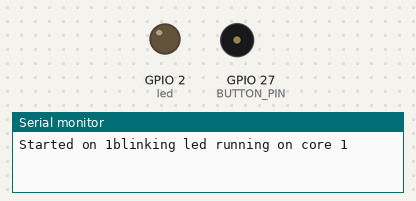
Bench run of a sketch on a simulated ESP32. Parts: output pins drawn as LEDs (lit = HIGH), buzzer (waves = sounding), the last lines printed to the serial monitor. Dashed ring = blinking.

Above: at 0.4 s.
At 0.8 s:
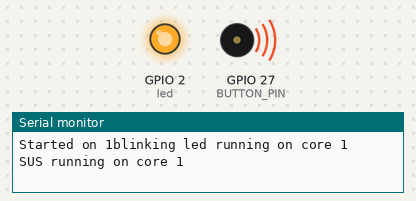
At 1.35 s:
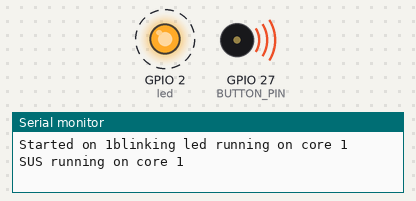
At 36.75 s:
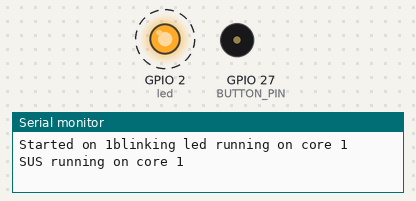
Timing chart, 0 to 40.0 s (numbered marks = the images above):
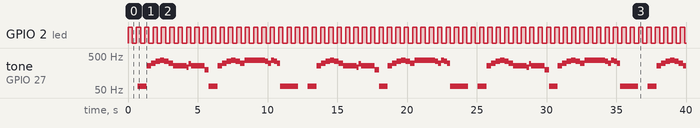

The sketch:

speakertest.ino
```cpp
#include <Tone32.h>
#define BUTTON_PIN 27
#define CHANNEL 0
#define led 2

void adv(unsigned int note, unsigned long del) {
  tone(BUTTON_PIN, note, CHANNEL);
  delay(del);
  noTone(BUTTON_PIN, CHANNEL);
}

void setup() {
  Serial.begin(115200);
  Serial.print("Started on " + String(xPortGetCoreID()));
  pinMode(led, OUTPUT);
xTaskCreatePinnedToCore(Task1code, "Task1", 10000, NULL, 1, NULL,  1);
  delay(500);
xTaskCreatePinnedToCore(Task2code, "Task2", 10000, NULL, 1, NULL,  0);
    delay(500);
}

void Task1code( void * pvParameters ){
  Serial.print("blinking led running on core ");
  Serial.println(xPortGetCoreID());
  for(;;){
    digitalWrite(led, HIGH);
    delay(300);
    digitalWrite(led, LOW);
    delay(300);
  }

}
void Task2code( void * pvParameters ){
  Serial.print("SUS running on core ");
  Serial.println(xPortGetCoreID());
  for(;;){
       delay(200);
  adv(NOTE_C2, 638);
  adv(NOTE_C4, 319);
  adv(NOTE_DS4, 319);
  adv(NOTE_F4, 319);
  adv(NOTE_FS4, 319);
  adv(NOTE_F4, 319);
  adv(NOTE_DS4, 319);

  adv(NOTE_C4, 957);
  adv(NOTE_AS3, 160);
  adv(NOTE_D4, 160);
  adv(NOTE_C4, 957);
  adv(NOTE_G3, 320);

  adv(NOTE_C2, 638);
  adv(NOTE_C4, 319);
  adv(NOTE_DS4, 319);
  adv(NOTE_F4, 319);
  adv(NOTE_FS4, 319);
  adv(NOTE_F4, 319);
  adv(NOTE_DS4, 319);

  adv(NOTE_FS4, 1276);
  adv(NOTE_FS4, 213);
  adv(NOTE_F4, 213);
  adv(NOTE_DS4, 213);
  adv(NOTE_FS4, 213);
  adv(NOTE_F4, 213);
  adv(NOTE_DS4, 213);
  adv(NOTE_C2, 1276);
  delay(500);
  }

}
void loop() {
}
```

Measured:
- by itself, GPIO 2 (led): alternates HIGH for 0.30 s and LOW for 0.30 s
- by itself, tone on GPIO 27 (BUTTON_PIN): plays 65 Hz for 0.64 s, 262 Hz for 0.32 s, 311 Hz for 0.32 s, 349 Hz for 0.32 s, 370 Hz for 0.32 s, 349 Hz for 0.32 s … (86 notes in this stretch)
